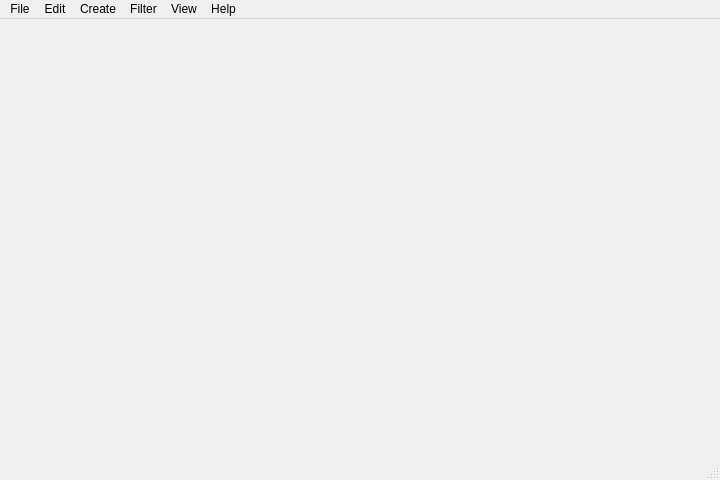
<?xml version="1.0" encoding="UTF-8"?>
<ui version="4.0">
 <class>MainWindow</class>
 <widget class="QMainWindow" name="MainWindow">
  <property name="geometry">
   <rect>
    <x>0</x>
    <y>0</y>
    <width>720</width>
    <height>480</height>
   </rect>
  </property>
  <property name="windowTitle">
   <string>Mapper Tool</string>
  </property>
  <property name="windowIcon">
   <iconset resource="resources.qrc">
    <normaloff>:/icons/icon.png</normaloff>:/icons/icon.png</iconset>
  </property>
  <widget class="QWidget" name="centralWidget">
   <property name="sizePolicy">
    <sizepolicy hsizetype="Ignored" vsizetype="Ignored">
     <horstretch>0</horstretch>
     <verstretch>0</verstretch>
    </sizepolicy>
   </property>
   <property name="cursor">
    <cursorShape>ArrowCursor</cursorShape>
   </property>
   <property name="autoFillBackground">
    <bool>true</bool>
   </property>
   <layout class="QHBoxLayout" name="horizontalLayout">
    <property name="spacing">
     <number>0</number>
    </property>
    <property name="margin">
     <number>0</number>
    </property>
   </layout>
  </widget>
  <widget class="QMenuBar" name="menuBar">
   <property name="geometry">
    <rect>
     <x>0</x>
     <y>0</y>
     <width>720</width>
     <height>21</height>
    </rect>
   </property>
   <widget class="QMenu" name="menuFile">
    <property name="title">
     <string>File</string>
    </property>
    <addaction name="actionFileOpen"/>
    <addaction name="actionFileRevert"/>
    <addaction name="separator"/>
    <addaction name="actionFileSave"/>
    <addaction name="actionFileSaveAs"/>
    <addaction name="separator"/>
    <addaction name="actionExit"/>
   </widget>
   <widget class="QMenu" name="menuEdit">
    <property name="title">
     <string>Edit</string>
    </property>
    <addaction name="actionEditUndo"/>
    <addaction name="actionEditRedo"/>
   </widget>
   <widget class="QMenu" name="menuFilter">
    <property name="title">
     <string>Filter</string>
    </property>
    <addaction name="actionFilterMedian"/>
    <addaction name="actionFilterGaussian"/>
    <addaction name="actionFilterDespeckle"/>
    <addaction name="separator"/>
    <addaction name="actionFilterHoles"/>
   </widget>
   <widget class="QMenu" name="menuView">
    <property name="title">
     <string>View</string>
    </property>
    <widget class="QMenu" name="menuZoom">
     <property name="title">
      <string>Zoom</string>
     </property>
     <addaction name="actionZoomIn"/>
     <addaction name="actionZoomOut"/>
     <addaction name="separator"/>
     <addaction name="actionZoomActualSize"/>
     <addaction name="actionZoomFit"/>
    </widget>
    <widget class="QMenu" name="menuBackground">
     <property name="title">
      <string>Background</string>
     </property>
     <addaction name="actionGridNone"/>
     <addaction name="actionGridLight"/>
     <addaction name="actionGridDark"/>
    </widget>
    <addaction name="actionFullscreen"/>
    <addaction name="menuZoom"/>
    <addaction name="separator"/>
    <addaction name="menuBackground"/>
    <addaction name="separator"/>
    <addaction name="actionDisplayUV"/>
    <addaction name="actionDisplayU"/>
    <addaction name="actionDisplayV"/>
    <addaction name="actionDisplayAlpha"/>
    <addaction name="separator"/>
    <addaction name="actionDisplayGrid"/>
    <addaction name="actionDisplayFile"/>
   </widget>
   <widget class="QMenu" name="menuHelp">
    <property name="title">
     <string>Help</string>
    </property>
    <addaction name="actionAbout"/>
   </widget>
   <widget class="QMenu" name="menuCreate">
    <property name="title">
     <string>Create</string>
    </property>
    <addaction name="actionCreateUnit"/>
    <addaction name="actionCreateFromPatterns"/>
    <addaction name="actionCreateFromModel"/>
    <addaction name="separator"/>
    <addaction name="actionCreateInverse"/>
   </widget>
   <addaction name="menuFile"/>
   <addaction name="menuEdit"/>
   <addaction name="menuCreate"/>
   <addaction name="menuFilter"/>
   <addaction name="menuView"/>
   <addaction name="menuHelp"/>
  </widget>
  <widget class="QStatusBar" name="statusBar"/>
  <action name="actionAbout">
   <property name="text">
    <string>About...</string>
   </property>
  </action>
  <action name="actionFileOpen">
   <property name="text">
    <string>Open...</string>
   </property>
   <property name="toolTip">
    <string>Load a map from disk</string>
   </property>
   <property name="shortcut">
    <string>Ctrl+O</string>
   </property>
  </action>
  <action name="actionFileRevert">
   <property name="text">
    <string>Reload</string>
   </property>
   <property name="toolTip">
    <string>Revert to the version saved to disk</string>
   </property>
  </action>
  <action name="actionFileSave">
   <property name="enabled">
    <bool>true</bool>
   </property>
   <property name="text">
    <string>Save</string>
   </property>
   <property name="toolTip">
    <string>Save current map to disk</string>
   </property>
   <property name="shortcut">
    <string>Ctrl+S</string>
   </property>
  </action>
  <action name="actionFileSaveAs">
   <property name="text">
    <string>Save as...</string>
   </property>
   <property name="toolTip">
    <string>Save current map under a different filename</string>
   </property>
   <property name="shortcut">
    <string>Ctrl+Shift+S</string>
   </property>
  </action>
  <action name="actionExit">
   <property name="text">
    <string>Exit</string>
   </property>
   <property name="toolTip">
    <string>Quit the application</string>
   </property>
  </action>
  <action name="actionEditUndo">
   <property name="enabled">
    <bool>false</bool>
   </property>
   <property name="text">
    <string>Undo</string>
   </property>
   <property name="toolTip">
    <string>Undo last action</string>
   </property>
   <property name="shortcut">
    <string>Ctrl+Z</string>
   </property>
  </action>
  <action name="actionEditRedo">
   <property name="enabled">
    <bool>false</bool>
   </property>
   <property name="text">
    <string>Redo</string>
   </property>
   <property name="toolTip">
    <string>Redo the last action</string>
   </property>
   <property name="shortcut">
    <string>Ctrl+Shift+Z</string>
   </property>
  </action>
  <action name="actionCreateUnit">
   <property name="text">
    <string>Unit map...</string>
   </property>
   <property name="toolTip">
    <string>Create a new &quot;Unit Map&quot;</string>
   </property>
   <property name="shortcut">
    <string>Ctrl+N</string>
   </property>
  </action>
  <action name="actionCreateFromPatterns">
   <property name="text">
    <string>From patterns...</string>
   </property>
   <property name="toolTip">
    <string>Create a map from a series of captured patters</string>
   </property>
   <property name="shortcut">
    <string>Ctrl+Shift+O</string>
   </property>
  </action>
  <action name="actionCreateFromModel">
   <property name="text">
    <string>From 3d model...</string>
   </property>
   <property name="toolTip">
    <string>Create a map from a 3d model and camera/projector positions</string>
   </property>
  </action>
  <action name="actionCreateInverse">
   <property name="text">
    <string>Inverse from current</string>
   </property>
   <property name="toolTip">
    <string>Create a inverse map from the currently open map</string>
   </property>
   <property name="shortcut">
    <string>Ctrl+I</string>
   </property>
  </action>
  <action name="actionFullscreen">
   <property name="checkable">
    <bool>true</bool>
   </property>
   <property name="text">
    <string>Full Screen</string>
   </property>
   <property name="toolTip">
    <string>Toggle Full Screen mode</string>
   </property>
   <property name="shortcut">
    <string>Ctrl+F</string>
   </property>
  </action>
  <action name="actionZoomIn">
   <property name="text">
    <string>Zoom In</string>
   </property>
   <property name="shortcut">
    <string>Ctrl+=</string>
   </property>
  </action>
  <action name="actionZoomOut">
   <property name="text">
    <string>Zoom Out</string>
   </property>
   <property name="shortcut">
    <string>Ctrl+-</string>
   </property>
  </action>
  <action name="actionZoomActualSize">
   <property name="text">
    <string>Actual Size</string>
   </property>
   <property name="toolTip">
    <string>Show the current map at 100%</string>
   </property>
   <property name="shortcut">
    <string>Ctrl+1</string>
   </property>
  </action>
  <action name="actionZoomFit">
   <property name="text">
    <string>Fit to window</string>
   </property>
   <property name="toolTip">
    <string>Fit the current map to the window size</string>
   </property>
   <property name="shortcut">
    <string>Ctrl+0</string>
   </property>
  </action>
  <action name="actionDisplayUV">
   <property name="checkable">
    <bool>true</bool>
   </property>
   <property name="checked">
    <bool>true</bool>
   </property>
   <property name="text">
    <string>UV gradient</string>
   </property>
   <property name="toolTip">
    <string>Show the native UV gradient of the current map</string>
   </property>
  </action>
  <action name="actionDisplayU">
   <property name="checkable">
    <bool>true</bool>
   </property>
   <property name="text">
    <string>U gradient</string>
   </property>
   <property name="toolTip">
    <string>Show only the U gradient of the current map</string>
   </property>
  </action>
  <action name="actionDisplayV">
   <property name="checkable">
    <bool>true</bool>
   </property>
   <property name="text">
    <string>V gradient</string>
   </property>
   <property name="toolTip">
    <string>Show only the V gradient of the current map</string>
   </property>
  </action>
  <action name="actionDisplayAlpha">
   <property name="checkable">
    <bool>true</bool>
   </property>
   <property name="text">
    <string>Alpha channel</string>
   </property>
   <property name="toolTip">
    <string>Show the alpha channel of the current map</string>
   </property>
  </action>
  <action name="actionDisplayGrid">
   <property name="checkable">
    <bool>true</bool>
   </property>
   <property name="text">
    <string>Grid</string>
   </property>
   <property name="toolTip">
    <string>Transform a grid image with the current map</string>
   </property>
  </action>
  <action name="actionDisplayFile">
   <property name="checkable">
    <bool>true</bool>
   </property>
   <property name="text">
    <string>File...</string>
   </property>
   <property name="toolTip">
    <string>Open an image or movie and transform it with the current map</string>
   </property>
  </action>
  <action name="actionFilterMedian">
   <property name="text">
    <string>Median...</string>
   </property>
  </action>
  <action name="actionFilterGaussian">
   <property name="text">
    <string>Gaussian...</string>
   </property>
  </action>
  <action name="actionFilterDespeckle">
   <property name="text">
    <string>Despeckle...</string>
   </property>
  </action>
  <action name="actionFilterHoles">
   <property name="text">
    <string>Fill holes...</string>
   </property>
  </action>
  <action name="actionGridNone">
   <property name="checkable">
    <bool>true</bool>
   </property>
   <property name="text">
    <string>Black</string>
   </property>
  </action>
  <action name="actionGridLight">
   <property name="checkable">
    <bool>true</bool>
   </property>
   <property name="checked">
    <bool>true</bool>
   </property>
   <property name="text">
    <string>Light grid</string>
   </property>
  </action>
  <action name="actionGridDark">
   <property name="checkable">
    <bool>true</bool>
   </property>
   <property name="text">
    <string>Dark grid</string>
   </property>
  </action>
 </widget>
 <layoutdefault spacing="6" margin="11"/>
 <resources>
  <include location="resources.qrc"/>
 </resources>
 <connections>
  <connection>
   <sender>actionExit</sender>
   <signal>triggered()</signal>
   <receiver>MainWindow</receiver>
   <slot>close()</slot>
   <hints>
    <hint type="sourcelabel">
     <x>-1</x>
     <y>-1</y>
    </hint>
    <hint type="destinationlabel">
     <x>359</x>
     <y>239</y>
    </hint>
   </hints>
  </connection>
  <connection>
   <sender>actionFullscreen</sender>
   <signal>triggered()</signal>
   <receiver>MainWindow</receiver>
   <slot>toggleFullscreen()</slot>
   <hints>
    <hint type="sourcelabel">
     <x>-1</x>
     <y>-1</y>
    </hint>
    <hint type="destinationlabel">
     <x>359</x>
     <y>239</y>
    </hint>
   </hints>
  </connection>
  <connection>
   <sender>actionAbout</sender>
   <signal>triggered()</signal>
   <receiver>MainWindow</receiver>
   <slot>showAboutDialog()</slot>
   <hints>
    <hint type="sourcelabel">
     <x>-1</x>
     <y>-1</y>
    </hint>
    <hint type="destinationlabel">
     <x>359</x>
     <y>239</y>
    </hint>
   </hints>
  </connection>
  <connection>
   <sender>actionCreateUnit</sender>
   <signal>triggered()</signal>
   <receiver>MainWindow</receiver>
   <slot>showUnitmapDialog()</slot>
   <hints>
    <hint type="sourcelabel">
     <x>-1</x>
     <y>-1</y>
    </hint>
    <hint type="destinationlabel">
     <x>359</x>
     <y>239</y>
    </hint>
   </hints>
  </connection>
  <connection>
   <sender>actionFileOpen</sender>
   <signal>triggered()</signal>
   <receiver>MainWindow</receiver>
   <slot>fileOpen()</slot>
   <hints>
    <hint type="sourcelabel">
     <x>-1</x>
     <y>-1</y>
    </hint>
    <hint type="destinationlabel">
     <x>359</x>
     <y>239</y>
    </hint>
   </hints>
  </connection>
  <connection>
   <sender>actionFileRevert</sender>
   <signal>triggered()</signal>
   <receiver>MainWindow</receiver>
   <slot>fileRevert()</slot>
   <hints>
    <hint type="sourcelabel">
     <x>-1</x>
     <y>-1</y>
    </hint>
    <hint type="destinationlabel">
     <x>359</x>
     <y>239</y>
    </hint>
   </hints>
  </connection>
  <connection>
   <sender>actionFileSave</sender>
   <signal>triggered()</signal>
   <receiver>MainWindow</receiver>
   <slot>fileSave()</slot>
   <hints>
    <hint type="sourcelabel">
     <x>-1</x>
     <y>-1</y>
    </hint>
    <hint type="destinationlabel">
     <x>359</x>
     <y>239</y>
    </hint>
   </hints>
  </connection>
  <connection>
   <sender>actionFileSaveAs</sender>
   <signal>triggered()</signal>
   <receiver>MainWindow</receiver>
   <slot>fileSaveAs()</slot>
   <hints>
    <hint type="sourcelabel">
     <x>-1</x>
     <y>-1</y>
    </hint>
    <hint type="destinationlabel">
     <x>359</x>
     <y>239</y>
    </hint>
   </hints>
  </connection>
  <connection>
   <sender>actionDisplayUV</sender>
   <signal>triggered()</signal>
   <receiver>MainWindow</receiver>
   <slot>selectDisplayTexture()</slot>
   <hints>
    <hint type="sourcelabel">
     <x>-1</x>
     <y>-1</y>
    </hint>
    <hint type="destinationlabel">
     <x>359</x>
     <y>239</y>
    </hint>
   </hints>
  </connection>
  <connection>
   <sender>actionDisplayU</sender>
   <signal>triggered()</signal>
   <receiver>MainWindow</receiver>
   <slot>selectDisplayTexture()</slot>
   <hints>
    <hint type="sourcelabel">
     <x>-1</x>
     <y>-1</y>
    </hint>
    <hint type="destinationlabel">
     <x>359</x>
     <y>239</y>
    </hint>
   </hints>
  </connection>
  <connection>
   <sender>actionDisplayV</sender>
   <signal>triggered()</signal>
   <receiver>MainWindow</receiver>
   <slot>selectDisplayTexture()</slot>
   <hints>
    <hint type="sourcelabel">
     <x>-1</x>
     <y>-1</y>
    </hint>
    <hint type="destinationlabel">
     <x>359</x>
     <y>239</y>
    </hint>
   </hints>
  </connection>
  <connection>
   <sender>actionDisplayAlpha</sender>
   <signal>triggered()</signal>
   <receiver>MainWindow</receiver>
   <slot>selectDisplayTexture()</slot>
   <hints>
    <hint type="sourcelabel">
     <x>-1</x>
     <y>-1</y>
    </hint>
    <hint type="destinationlabel">
     <x>359</x>
     <y>239</y>
    </hint>
   </hints>
  </connection>
  <connection>
   <sender>actionDisplayGrid</sender>
   <signal>triggered()</signal>
   <receiver>MainWindow</receiver>
   <slot>selectDisplayTexture()</slot>
   <hints>
    <hint type="sourcelabel">
     <x>-1</x>
     <y>-1</y>
    </hint>
    <hint type="destinationlabel">
     <x>359</x>
     <y>239</y>
    </hint>
   </hints>
  </connection>
  <connection>
   <sender>actionDisplayFile</sender>
   <signal>triggered()</signal>
   <receiver>MainWindow</receiver>
   <slot>selectDisplayTexture()</slot>
   <hints>
    <hint type="sourcelabel">
     <x>-1</x>
     <y>-1</y>
    </hint>
    <hint type="destinationlabel">
     <x>359</x>
     <y>239</y>
    </hint>
   </hints>
  </connection>
  <connection>
   <sender>actionGridNone</sender>
   <signal>triggered()</signal>
   <receiver>MainWindow</receiver>
   <slot>selectTransparencyGrid()</slot>
   <hints>
    <hint type="sourcelabel">
     <x>-1</x>
     <y>-1</y>
    </hint>
    <hint type="destinationlabel">
     <x>359</x>
     <y>239</y>
    </hint>
   </hints>
  </connection>
  <connection>
   <sender>actionGridLight</sender>
   <signal>triggered()</signal>
   <receiver>MainWindow</receiver>
   <slot>selectTransparencyGrid()</slot>
   <hints>
    <hint type="sourcelabel">
     <x>-1</x>
     <y>-1</y>
    </hint>
    <hint type="destinationlabel">
     <x>359</x>
     <y>239</y>
    </hint>
   </hints>
  </connection>
  <connection>
   <sender>actionGridDark</sender>
   <signal>triggered()</signal>
   <receiver>MainWindow</receiver>
   <slot>selectTransparencyGrid()</slot>
   <hints>
    <hint type="sourcelabel">
     <x>-1</x>
     <y>-1</y>
    </hint>
    <hint type="destinationlabel">
     <x>359</x>
     <y>239</y>
    </hint>
   </hints>
  </connection>
  <connection>
   <sender>actionZoomIn</sender>
   <signal>triggered()</signal>
   <receiver>MainWindow</receiver>
   <slot>zoomIn()</slot>
   <hints>
    <hint type="sourcelabel">
     <x>-1</x>
     <y>-1</y>
    </hint>
    <hint type="destinationlabel">
     <x>359</x>
     <y>239</y>
    </hint>
   </hints>
  </connection>
  <connection>
   <sender>actionZoomOut</sender>
   <signal>triggered()</signal>
   <receiver>MainWindow</receiver>
   <slot>zoomOut()</slot>
   <hints>
    <hint type="sourcelabel">
     <x>-1</x>
     <y>-1</y>
    </hint>
    <hint type="destinationlabel">
     <x>359</x>
     <y>239</y>
    </hint>
   </hints>
  </connection>
  <connection>
   <sender>actionZoomActualSize</sender>
   <signal>triggered()</signal>
   <receiver>MainWindow</receiver>
   <slot>zoomReset()</slot>
   <hints>
    <hint type="sourcelabel">
     <x>-1</x>
     <y>-1</y>
    </hint>
    <hint type="destinationlabel">
     <x>359</x>
     <y>239</y>
    </hint>
   </hints>
  </connection>
  <connection>
   <sender>actionZoomFit</sender>
   <signal>triggered()</signal>
   <receiver>MainWindow</receiver>
   <slot>zoomToFit()</slot>
   <hints>
    <hint type="sourcelabel">
     <x>-1</x>
     <y>-1</y>
    </hint>
    <hint type="destinationlabel">
     <x>359</x>
     <y>239</y>
    </hint>
   </hints>
  </connection>
  <connection>
   <sender>actionCreateFromPatterns</sender>
   <signal>triggered()</signal>
   <receiver>MainWindow</receiver>
   <slot>showPatternsDialog()</slot>
   <hints>
    <hint type="sourcelabel">
     <x>-1</x>
     <y>-1</y>
    </hint>
    <hint type="destinationlabel">
     <x>359</x>
     <y>239</y>
    </hint>
   </hints>
  </connection>
 </connections>
 <slots>
  <slot>toggleFullscreen()</slot>
  <slot>showAboutDialog()</slot>
  <slot>showUnitmapDialog()</slot>
  <slot>fileOpen()</slot>
  <slot>fileRevert()</slot>
  <slot>fileSave()</slot>
  <slot>fileSaveAs()</slot>
  <slot>selectDisplayTexture()</slot>
  <slot>selectTransparencyGrid()</slot>
  <slot>zoomIn()</slot>
  <slot>zoomOut()</slot>
  <slot>zoomReset()</slot>
  <slot>zoomToFit()</slot>
  <slot>showPatternsDialog()</slot>
 </slots>
</ui>
